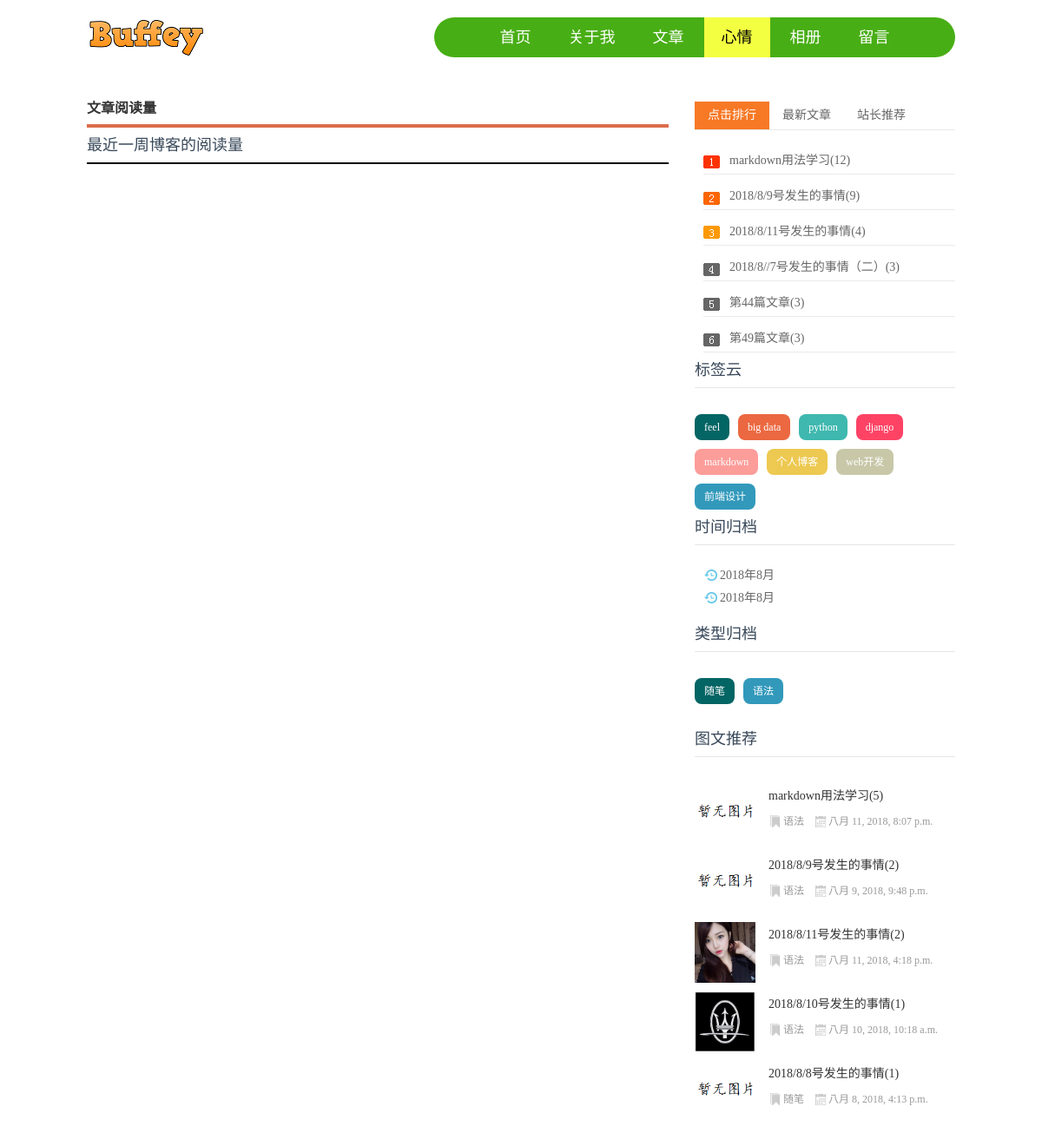
Page /feeling on the committed database.
### blog/models.py (models this page shows, shortened)
class Tag(models.Model):
	name = models.CharField(max_length=10)

class Category(models.Model):
	name = models.CharField(max_length=10)
	def __str__(self):
		return self.name

class Blog(models.Model, ReadNumExpandMethod):
	STATUS_CHOICES = (
		('draft', 'Draft'), ('published', 'Published'),)
	title = models.CharField(max_length=30)
	content = models.TextField()
	category = models.ForeignKey(Category, on_delete=models.DO_NOTHING)
	tag = models.ManyToManyField(Tag)
	author = models.ForeignKey(User, on_delete=models.DO_NOTHING)
	read_details = GenericRelation(ReadDetail)
	thumbnail = models.ImageField(upload_to='blog/%Y/%m/%d', blank=True)
	created = models.DateTimeField(auto_now_add=True)
	update = models.DateTimeField(auto_now=True)
	status = models.CharField(max_length=10, choices=STATUS_CHOICES, default='draft')
	publish = models.DateTimeField(default=timezone.now)
	objects = models.Manager()
	published = PublishedManager()
	class Meta:
		ordering = ['-created']

### read_statistics/models.py (models this page shows)
class ReadDetail(models.Model):
	date = models.DateField(default=timezone.now)
	read_num = models.IntegerField(default=0)
	content_type = models.ForeignKey(ContentType, on_delete=models.DO_NOTHING)
	object_id = models.PositiveIntegerField()
	content_object = GenericForeignKey('content_type', 'object_id')

### mysite/views.py (the view)
# urls.py: path('', index, name='index'), path('feeling', feeling, name='feeling'), path('login/', login, name='login'), path('register', register, name='register'),
def feeling(req):
	blog_content_type = ContentType.objects.get_for_model(Blog)
	dates, read_nums = get_seven_days_read_data(blog_content_type)
	context = dict()
	context['dates'] = dates
	context['read_nums'] = read_nums
	return render(req, 'feeling.html', context)

### blog/models.py (called while the page is built)
	def get_queryset(self):
		return super(PublishedManager, self).get_queryset().filter(status='published')

### blog/templatetags/blog_tags.py (called while the page is built)
@register.simple_tag
def get_recent_blogs(num=6):
	return Blog.published.all()[:num]

@register.simple_tag
def get_all_tags():
	return Tag.objects.all()

@register.simple_tag
def get_all_categories():
	return Category.objects.all()

@register.simple_tag
def get_blogs_with_date():
	return Blog.published.dates('publish', 'month', order='DESC')

@register.simple_tag
def get_yesterday_hot_blogs():
	blog_content_type = ContentType.objects.get_for_model(Blog)
	today = timezone.now().date()
	yesterday = today - datetime.timedelta(days=1)
	return ReadDetail.objects.filter(content_type=blog_content_type, date=yesterday).order_by('-read_num')[:5]

@register.simple_tag
def get_hot_blogs_for_7_days():
	hot_blogs_for_7_days = cache.get('hot_blogs_for_7_days')
	if hot_blogs_for_7_days is None:
		today = timezone.now().date()
		date = today - datetime.timedelta(days=7)
		hot_blogs_for_7_days = Blog.objects.filter(
			read_details__date__lt=today,
			read_details__date__gte=date) \
			.values('id', 'title').annotate(read_num_sum=Sum('read_details__read_num')) \
			.order_by('-read_num_sum')[:6]
		cache.set('hot_blogs_for_7_days', hot_blogs_for_7_days, 3600)
	return hot_blogs_for_7_days

### read_statistics/utils.py (called while the page is built)
def get_seven_days_read_data(content_type):
	today = timezone.now().date()
	dates = list()
	read_nums = list()
	for i in range(7, -1, -1):
		date = today - datetime.timedelta(days=i)
		dates.append(date.strftime('%m/%d'))
		read_details = ReadDetail.objects.filter(content_type=content_type, date=date)
		result = read_details.aggregate(read_num_sum=Sum('read_num'))
		read_nums.append(result['read_num_sum'] or 0)
	return dates, read_nums

### blog/templates/feeling.html (shortened to what this page needs)
{% extends 'base.html' %}
{% load staticfiles %}
{% load blog_tags %}
{% block feeling_active %}topnav_current{% endblock %}
{% block content %}
    <div class="l_box f_l">
	    <div class="topnews">
		    <div class="begin">
                <b>文章</b>阅读量
            </div>
		  {% block side_bar_top_one %}
			<div class="diagram">
				<h3>最近一周博客的阅读量</h3>
				<div id="container"></div>
			</div>
			{% endblock %}
        </div>
      </div>
{% endblock %}

### blog/templates/base.html (shortened to what this page needs)
<!doctype html>
{% load staticfiles %}
{% load blog_tags %}
<html>
<head>
  <link href="{% static 'blog/css/base.css' %}" rel="stylesheet" />
  <link href="{% static 'blog/css/index.css' %}" rel='stylesheet' />
</head>
<body>
	<header>
    	<div class="logo f_l"> <a href="/"><img src="{% static 'blog/images/logo.png' %}"></a> </div>
        	<nav id="topnav" class="f_r">
            <ul>
                <a href="{% url 'index' %}" id='{% block index_active %}{% endblock %}'>首页</a>
                <a href="{% url 'index' %}" target="">关于我</a>
                <a href="{% url 'blog_list' %}"  id='{% block blog_active %}{% endblock %}' target="">文章</a>
                <a href="{% url 'feeling' %}" id='{% block feeling_active %}{% endblock %}' target="">心情</a>
                <a href="{% url 'index' %}" target="">相册</a>
                <a href="{% url 'index' %}" target="">留言</a>
            </ul>
  		</nav>
    </header>
    <article>
     {% block content %}
      {% endblock %}
      <div class="r_box f_r">
        <div class="moreSelect" id="lp_right_select">
          <div class="ms-top">
            <ul class="hd" id="tab">
              <li class="cur"><a href="/">点击排行</a></li>
              <li><a href="/">最新文章</a></li>
              <li><a href="/">站长推荐</a></li>
            </ul>
          </div>
          <div class="ms-main" id="ms-main">
            <div style="display: block;" class="bd bd-news" >
	            {% get_hot_blogs_for_7_days as hot_blogs_for_7_days %}
              <ul>
	              {% for blog in hot_blogs_for_7_days %}
                    <li><a href="{% url 'blog_detail' blog.id %}">{{ blog.title }}({{ blog.read_num_sum }})</a></li>
	              {% empty %}
	              暂无推送
	              {% endfor %}
              </ul>
            </div>
	            {% get_recent_blogs as recent_blogs %}
          </div>
          <div class="cloud">
            <h3>标签云</h3>
	          {% get_all_tags as all_tags %}
            <ul>
	            {% for tag in all_tags %}
	                <li><a href="{% url 'blogs_with_tag' tag.pk %}">{{ tag.name }}</a></li>
	            {% empty %}
	                暂无标签
	            {% endfor %}
              <li><a href="/">个人博客</a></li>
              <li><a href="/">web开发</a></li>
              <li><a href="/">前端设计</a></li>
            </ul>
          </div>
	        <div class="date">
		        <h3>时间归档</h3>
		        {% get_blogs_with_date as blogs_with_date %}
		        <ul>
			        {% for blog in blogs_with_date %}
			            <li>
				            <span class="date-logo"><a href="{% url 'blogs_with_date' blog.year blog.month %}">{{ blog.year }}年{{ blog.month }}月</a></span>
			            </li>
			            <li>
				            <span class="date-logo"><a href="#">{{ blog.year }}年{{ blog.month }}月</a></span>
			            </li>
			        {% empty %}
			            暂无相关内容
			        {% endfor %}
		        </ul>
	        </div>
	        <div class="category">
		        <h3>类型归档</h3>
		        {% get_all_categories as all_categories %}
		        <ul>
			        {% for category in all_categories %}
			            <li>
				            <a href="{% url 'blogs_with_category' category.pk %}"> {{ category.name }}</a></li>
			        {% empty %}
			            暂无分类
			        {% endfor %}
		        </ul>
	        </div>
          <div class="tuwen">
            <h3>图文推荐</h3>
	          {% get_yesterday_hot_blogs as yesterday_hot_blogs %}
            <ul>
	            {% for blog in yesterday_hot_blogs %}
              <li><a href="{% url 'blog_detail' blog.content_object.pk %}"><img src="{% if blog.content_object.thumbnail %}
					                      {{ blog.content_object.thumbnail.url }}
										{% else %}
											{% static 'blog/images/no_image.png' %}
										{% endif %}"><b>{{ blog.content_object.title }}({{ blog.read_num }})</b></a>
                <p><span class="tulanmu"><a href="{% url 'blog_detail' blog.content_object.pk %}">{{ blog.content_object.category }}</a>
                </span><span class="tutime">{{ blog.content_object.publish }}</span></p>
              </li>
	            {% empty %}
	            暂无推送
	            {% endfor %}
            </ul>
          </div>
        </div>
      </div>
    </article>
</body>
</html>

### blog/static/blog/css/base.css (style rules this page uses)
* { margin:0; padding:0; }
body { font: 12px/1.5 'Microsoft Yahei', 'Simsun'; color: #666666; background: #fff; }
img { border: 0; display: block; }
ul { list-style: none; }
h1, h2, h3, h4, h5, h6 { font-size: 100%; font-weight: normal; }
a { outline: none; }
a:link, a:visited { text-decoration: none; color: #666; }
.f_l { float: left; }
.f_r { float: right; }
.l_box { width: 670px; }
.r_box { width: 300px; }
header { width: 1000px; margin: 20px auto; overflow: hidden; clear: both; }
#topnav { width: 60%; background: #48AE15; height: 46px; line-height: 46px; text-align: center; border-radius: 46px; }
#topnav a { display: inline-block; font-size: 18px; font-family: "Microsoft Yahei", Arial, Helvetica, sans-serif; padding: 0 20px; color: #fff; }
a#topnav_current { background: #F3FF41; color: #000; }
article { width: 1000px; margin: 20px auto; }
.moreSelect { width: 100%; margin: 30px 0 20px 0; overflow: hidden; }
.ms-top { height: 32px; border-bottom: solid 1px #EAEAEA; font-size: 14px; }
#tab li a { float: left; height: 32px; cursor: pointer; line-height: 32px; list-style-type: none; padding: 0 15px; }
#tab li.cur a { color: #fff; background: #f77825; }
.bd { display: none; }
.bd-news ul { padding: 10px 0 0 10px; background: url(../images/ph2.png) no-repeat 10px 29px; }
.bd-news ul li { border-bottom: solid 1px #EAEAEA; line-height: 30px; height: 30px; overflow: hidden; font-size: 14px; padding: 10px 0 0 30px; }
.bd-news ul li a { display: block; }
.cloud { width: 100%; clear: both; overflow: hidden; }
.cloud h3 { line-height: 40px; color: #38485A; font-size: 18px; border-bottom: 1px solid #E6E6E6; height: 40px; }
.cloud ul { margin: 20px 0; }
.cloud ul li { line-height: 24px; height: 24px; display: block; background: #999; float: left; padding: 3px 11px; margin: 10px 10px 0 0; border-radius: 8px; -moz-transition: all 0.5s; -webkit-transition: all 0.5s; -o-transition: all 0.5s; transition: all 0.5s; }
.cloud ul li a { color: #FFF; }
.cloud ul li:nth-child(8n-7) { background: #8A9B0F; }
.cloud ul li:nth-child(8n-6) { background: #EB6841; }
.cloud ul li:nth-child(8n-5) { background: #3FB8AF; }
.cloud ul li:nth-child(8n-4) { background: #FE4365; }
.cloud ul li:nth-child(8n-3) { background: #FC9D9A; }
.cloud ul li:nth-child(8n-2) { background: #EDC951; }
.cloud ul li:nth-child(8n-1) { background: #C8C8A9; }
.cloud ul li:nth-child(8n) { background: #83AF9B; }
.cloud ul li:first-child { background: #036564; }
.cloud ul li:last-child { background: #3299BB; }
.date { width: 100%; clear: both; overflow: hidden; }
.date h3 { line-height: 40px; color: #38485A; font-size: 18px; border-bottom: 1px solid #E6E6E6; height: 40px; }
.date ul { margin: 20px 0; }
.date ul li { line-height: 24px; height: 10px; display: block; font-size: 14px; padding: 3px 11px; margin: 10px 10px 0 0; }
.date .date-logo { background: url(../images/newsbg02.png) no-repeat center left; padding-left: 18px; }
.category { width: 100%; clear: both; overflow: hidden; }
.category h3 { line-height: 40px; color: #38485A; font-size: 18px; border-bottom: 1px solid #E6E6E6; height: 40px; }
.category ul { margin: 20px 0; }
.category ul li { line-height: 24px; height: 24px; display: block; background: #999; float: left; padding: 3px 11px; margin: 10px 10px 0 0; border-radius: 8px; -moz-transition: all 0.5s; -webkit-transition: all 0.5s; -o-transition: all 0.5s; transition: all 0.5s; }
.category ul li a { color: #FFF; }
.category ul li:nth-child(8n-7) { background: #8A9B0F; }
.category ul li:nth-child(8n-6) { background: #EB6841; }
.category ul li:first-child { background: #036564; }
.category ul li:last-child { background: #3299BB; }

### rows in the picture
Tag: name "feel"
Tag: name "big data"
Tag: name "python"
Tag: name "django"
Tag: name "markdown"
Category: name "随笔"
Category: name "语法"
ReadDetail: content_object "markdown用法学习", read_num "5", content_object.category "语法", content_object.publish "八月 11, 2018, 8:07 p.m."
ReadDetail: content_object "2018/8/9号发生的事情", read_num "2", content_object.category "语法", content_object.publish "八月 9, 2018, 9:48 p.m."
ReadDetail: content_type+object (picture), content_object "2018/8/11号发生的事情", read_num "2", content_object.category "语法", content_object.publish "八月 11, 2018, 4:18 p.m."
ReadDetail: content_type+object (picture), content_object "2018/8/10号发生的事情", read_num "1", content_object.category "语法", content_object.publish "八月 10, 2018, 10:18 a.m."
ReadDetail: content_object "2018/8/8号发生的事情", read_num "1", content_object.category "随笔", content_object.publish "八月 8, 2018, 4:13 p.m."

### other values in the picture
{{ blog.title }} "markdown用法学习" "2018/8/9号发生的事情" "2018/8/11号发生的事情" "2018/8//7号发生的事情（二）" "第44篇文章" "第49篇文章"
{{ blog.read_num_sum }} "12" "9" "4" "3" "3" "3"
{{ blog.year }} "2018"
{{ blog.month }} "8"
